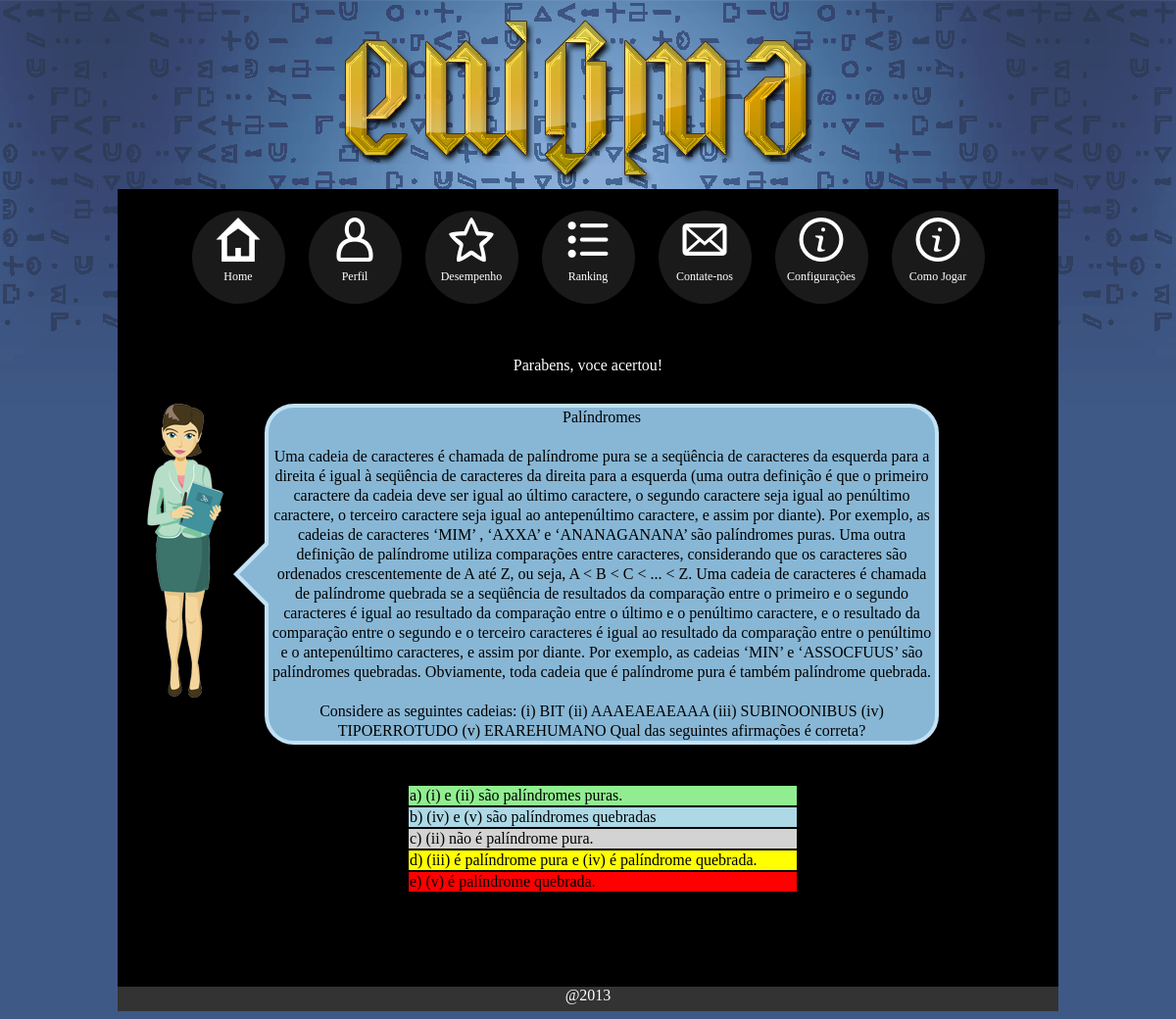
Screenshot of /sistema.php?page=jogo&id=1&a=1 (signed in) with the database file from the repository.
### tables this page shows
CREATE TABLE IF NOT EXISTS `assunto` (
  `idassunto` int(11) NOT NULL AUTO_INCREMENT,
  `nome` text NOT NULL,
  `conteudo` longtext NOT NULL,
  PRIMARY KEY (`idassunto`)
);

CREATE TABLE IF NOT EXISTS `pergunta` (
  `id_pergunta` int(11) NOT NULL AUTO_INCREMENT,
  `idassunto` int(11) NOT NULL,
  `pergunta` varchar(2000) NOT NULL,
  `op1` varchar(2000) NOT NULL,
  `op2` varchar(2000) NOT NULL,
  `op3` varchar(2000) NOT NULL,
  `op4` varchar(2000) NOT NULL,
  `op5` varchar(2000) NOT NULL,
  `cop` varchar(1) NOT NULL,
  PRIMARY KEY (`id_pergunta`),
  KEY `idassunto` (`idassunto`)
);

### includes/conexao.class.php (called while the page is built, shortened)
<?php
class dbrs{
    function dbrs($sql,$ret){
    $ret=($ret==1)?"exeret":"exenr";
    $this->$ret($sql);
    }
    function exeret($sqlquery){
        $this->rs = mysql_query($sqlquery) or die(mysql_error());
        while($row=mysql_fetch_array($this->rs)){
            $this->rows[] = $row;
        }
    }
}
?>

### jogo.php (the view, shortened to what this page needs)
<?php
require_once("includes/usuarios.class.php");
require_once("includes/conexao.class.php");
$id = $_GET["id"];
$quiz = new dbrs("SELECT * FROM pergunta INNER JOIN assunto ON assunto.idassunto = pergunta.idassunto WHERE pergunta.idassunto= $id",1);
$qNum = intval($_SESSION["num"]);
if(isset($_GET["a"])){
	if(intval($quiz->rows[$qNum]["cop"])==intval($_GET["a"])){
        $qNum += 1;
        echo("<p align=center>Parabens, voce acertou!<br/></center>");
    }
}
?>
<div class="avatar">
	<div class = "balaodialogo">
		<?php echo($quiz->rows[$qNum]["nome"])?> </br></br>
		<?php echo($quiz->rows[$qNum]["conteudo"])?>  </br></br>
		<?php echo($quiz->rows[$qNum]["pergunta"])?>
	</div>
	<table align="center" style="boder:0; width:400px; height:100px">
		<tr>
		<td style="background:lightgreen; color:#000"> a) <?php echo '<a href="sistema.php?page=jogo&id=',$id,'&a=1">',$quiz->rows[$qNum]["op1"],'</a>'; ?></td>
		</tr><tr>
		<td style="background:lightblue; color:#000"> b) <?php echo("<a href=\"sistema.php?page=jogo&id=$id&a=2\">".$quiz->rows[$qNum]["op2"]."</a>")?></td>
		</tr><tr>
		<td style="background:lightgray; color:#000"> c) <?php echo("<a href=\"sistema.php?page=jogo&id=$id&a=3\">".$quiz->rows[$qNum]["op3"]."</a>")?></td>
		</tr><tr>
		<td style="background:yellow; color:#000"> d) <?php echo("<a href=\"sistema.php?page=jogo&id=$id&a=4\">".$quiz->rows[$qNum]["op4"]."</a>")?></td>
		</tr><tr>
		 <td style="background:red; color:#000"> e) <?php echo("<a href=\"sistema.php?page=jogo&id=$id&a=5\">".$quiz->rows[$qNum]["op5"]."</a>")?></td>
		</tr>
	</table>
</div>

### sistema.php (shortened to what this page needs)
<!DOCTYPE html PUBLIC "-//W3C//DTD XHTML 1.0 Transitional//EN" "http://www.w3.org/TR/xhtml1/DTD/xhtml1-transitional.dtd">
<html>
<head>
	<link rel="stylesheet" type="text/css" href="css/template.css" />
	<link rel="stylesheet" type="text/css" href="css/default.css" />
	<link rel="stylesheet" type="text/css" href="css/component.css" />
</head>
<body>
	<div id="topo">
	</div>
	<div id="corpo">
		<div class="hi-icon-wrap hi-icon-effect-1 hi-icon-effect-1a">
					<a href="sistema.php?page=" class="hi-icon hi-icon-home" alt="Home">Home</a>
					<a href="sistema.php?page=perfil" class="hi-icon hi-icon-user" alt="Perfil">Perfil</a>
					<a href="sistema.php?page=desempenho" class="hi-icon hi-icon-star" alt="Desempenho">Desempenho</a>
					<a href="sistema.php?page=ranking" class="hi-icon hi-icon-list" alt="Ranking">Ranking</a>
					<a href="sistema.php?page=contato" class="hi-icon hi-icon-mail" alt="Contate-nos">Contate-nos</a>
					<a href="sistema.php?page=config" class="hi-icon hi-icon-cog" alt="Configurações">Configura&ccedil;&otilde;es</a>
					<a href="sistema.php?page=regra" class="hi-icon hi-icon-info" alt="Como Jogar">Como Jogar</a>
		</div>
		<div id="content">
		<?php
			$p = $_GET['page'];
			$page = $p.".php";
			if (file_exists($page)) {
				include($page);
			}
			elseif($p=="") {
		?>
				<div class="hi-icon-wrap hi-icon-effect-6">
					<a href="sistema.php?page=rodadas" class="hi-icon hi-icon-gamepad" alt="Jogar">Jogar</a>
				</div>
		<?php
			} else {
				echo "Essa página não existe";
			}
		?>
		</div>
	<div>
	<div id="rodape">
		<p align="center"> @2013 </p>
	</div>
</body>
</html>

### css/template.css (style rules this page uses)
body { background:#3f5986 url(../layout/bg.png) repeat-x top center; width: 960px; margin-left: auto; margin-right: auto; margin-top: 20px; }
#topo { background-image:url(../layout/enigma.png); background-repeat: no-repeat; margin-left: auto; margin-right: auto; width: 500px; height: 170px; margin-bottom: 3px; }
#corpo { background-color: #000; margin-left: auto; margin-right: auto; height: auto; }
#content { color: #FFF; text-align: center; background-color: #000; }
#rodape { height: 25px; background-color: #333; color: #FFF; margin-top: 95px; }
.avatar { background-image:url(../images/mulher.png); background-repeat: no-repeat; text-align: left; margin-left: 30px; }
.balaodialogo { position: relative; margin-top: 30px; margin-left: 120px; margin-bottom: 40px; background-color: #88b7d5; border: 4px solid #c2e1f5; border-radius: 30px; width: 680px; height: auto; line-height: 20px; color: black; text-align: center; }
.balaodialogo:after, .balaodialogo:before { right: 100%; border: solid transparent; content: " "; height: 0; width: 0; position: absolute; pointer-events: none; }
.balaodialogo:after { border-color: rgba(136, 183, 213, 0); border-right-color: #88b7d5; border-width: 30px; top: 50%; margin-top: -30px; }
.balaodialogo:before { border-color: rgba(194, 225, 245, 0); border-right-color: #c2e1f5; border-width: 36px; top: 50%; margin-top: -36px; }

### css/default.css (style rules this page uses)
*, *:after, *:before { -webkit-box-sizing: content-box; -moz-box-sizing:content-box; box-sizing: content-box; }
a { color: #000; font-family: Comic Sans, Comic Sans MS, cursive; text-decoration: none; }

### css/component.css (style rules this page uses)
.hi-icon-wrap { text-align: center; margin: 0 auto; padding: 2em 0 3em; }
.hi-icon { display: inline-block; font-size: 12px; cursor: pointer; margin: -10px 10px; width: 95px; height: 95px; border-radius: 50%; text-align: center; position: relative; z-index: 1; color: #fff; }
.hi-icon:after { pointer-events: none; position: absolute; width: 100%; height: 100%; border-radius: 50%; content: ''; -webkit-box-sizing: content-box; -moz-box-sizing: content-box; box-sizing: content-box; }
.hi-icon:before { font-family: 'icomoon'; speak: none; font-size: 45px; line-height: 60px; font-style: normal; font-weight: normal; font-variant: normal; text-transform: none; display: block; -webkit-font-smoothing: antialiased; }
.hi-icon-user:before { content: "\e003"; }
.hi-icon-mail:before { content: "\e00b"; }
.hi-icon-cog:before { content: "\e015"; }
.hi-icon-info:before { content: "\e015"; }
.hi-icon-star:before { content: "\e018"; }
.hi-icon-list:before { content: "\e020"; }
.hi-icon-home:before { content: "\e027"; }
.hi-icon-effect-1 .hi-icon { background: rgba(255,255,255,0.1); -webkit-transition: background 0.2s, color 0.2s; -moz-transition: background 0.2s, color 0.2s; transition: background 0.2s, color 0.2s; }
.hi-icon-effect-1 .hi-icon:after { top: -7px; left: -7px; padding: 7px; box-shadow: 0 0 0 4px #fff; -webkit-transition: -webkit-transform 0.2s, opacity 0.2s; -webkit-transform: scale(.8); -moz-transition: -moz-transform 0.2s, opacity 0.2s; -moz-transform: scale(.8); -ms-transform: scale(.8); transition: transform 0.2s, opacity 0.2s; transform: scale(.8); opacity: 0; }

### rows the page displays
assunto: nome "Palíndromes", conteudo "Uma cadeia de caracteres é chamada de palíndrome pura se a seqüência de caracteres da esquerda para a direita é igual à seqüência de caracteres da direita para a esquerda (uma outra definição é que o primeiro caractere da cadeia deve ser igual ao último caractere, o segundo caractere seja igual ao penúltimo caractere, o terceiro caractere seja igual ao antepenúltimo caractere, e assim por diante). Por exemplo, as cadeias de caracteres ‘MIM’ , ‘AXXA’ e ‘ANANAGANANA’ são palíndromes puras. Uma outra definição de palíndrome utiliza comparações entre caracteres, considerando que os caracteres são ordenados crescentemente de A até Z, ou seja, A < B < C < ... < Z. Uma cadeia de caracteres é…"
pergunta: pergunta "Considere as seguintes cadeias: (i) BIT (ii) AAAEAEAEAAA (iii) SUBINOONIBUS (iv) TIPOERROTUDO (v) ERAREHUMANO Qual das seguintes afirmações é correta?", op1 "(i) e (ii) são palíndromes puras.", op2 "(iv) e (v) são palíndromes quebradas", op3 "(ii) não é palíndrome pura.", op4 "(iii) é palíndrome pura e (iv) é palíndrome quebrada.", op5 "(v) é palíndrome quebrada."
